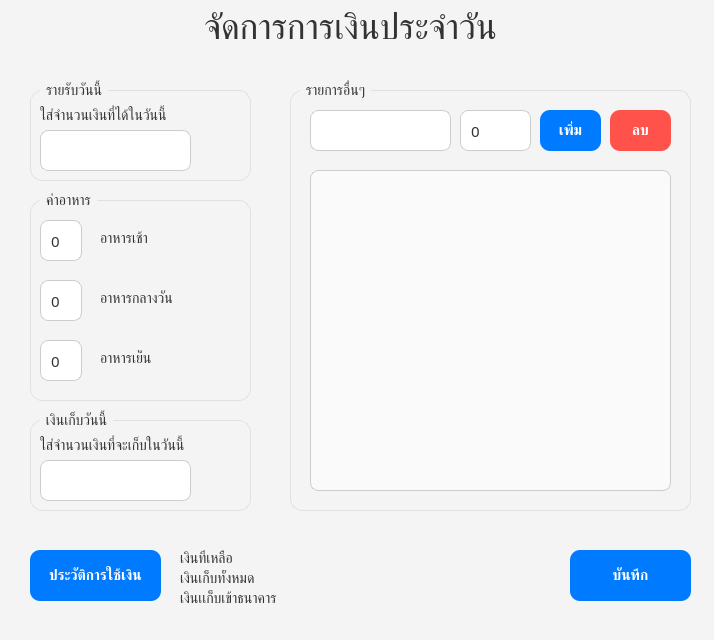
<?xml version="1.0" encoding="UTF-8"?>
<ui version="4.0">
 <class>MainWindow</class>
 <widget class="QMainWindow" name="MainWindow">
  <property name="geometry">
   <rect>
    <x>0</x>
    <y>0</y>
    <width>714</width>
    <height>640</height>
   </rect>
  </property>
  <property name="windowTitle">
   <string>MainWindow</string>
  </property>
  <property name="styleSheet">
   <string notr="true">QWidget {
    background-color: #f4f4f4;
    font-size: 14px;
    color: #333;
}

QPushButton {
    background-color: #007AFF;
    color: white;
    border-radius: 10px;
    padding: 8px 16px;
    font-weight: 500;
	transition: all 0.3s ease;
}

QPushButton:hover {
    background-color: #006FCC;
	box-shadow: 0 0 12px rgba(25, 118, 210, 0.6);
}

QPushButton:pressed {
    background-color: #003E99;
}

QLineEdit, QSpinBox, QDoubleSpinBox {
    border: 1px solid #ccc;
    border-radius: 8px;
    padding: 8px;
    background-color: white;
    font-size: 15px;
}

/* SpinBox: ซ่อนปุ่มลูกศรให้ดูคลีน */
QSpinBox::up-button, QSpinBox::down-button,
QDoubleSpinBox::up-button, QDoubleSpinBox::down-button {
    width: 0px;
    height: 0px;
    border: none;
}

/* GroupBox */
QGroupBox {
    border: 1px solid #e0e0e0;
    border-radius: 12px;
    margin-top: 10px;
    padding: 10px;
}

QGroupBox::title {
    subcontrol-origin: margin;
    left: 10px;
    padding: 0 4px;
    font-weight: bold;
}

/* QListWidget */
QListWidget {
    border: 1px solid #ccc;
    border-radius: 8px;
    padding: 5px;
    background-color: #fafafa;
}

QLabel {
    font-size: 14px;
    color: #333;
}
</string>
  </property>
  <widget class="QWidget" name="centralwidget">
   <widget class="QGroupBox" name="groupBox">
    <property name="geometry">
     <rect>
      <x>290</x>
      <y>80</y>
      <width>401</width>
      <height>431</height>
     </rect>
    </property>
    <property name="font">
     <font>
      <family>Prompt</family>
      <pointsize>-1</pointsize>
     </font>
    </property>
    <property name="locale">
     <locale language="English" country="UnitedStates"/>
    </property>
    <property name="title">
     <string>รายการอื่นๆ</string>
    </property>
    <widget class="QLineEdit" name="otherNameEdit">
     <property name="geometry">
      <rect>
       <x>20</x>
       <y>30</y>
       <width>141</width>
       <height>41</height>
      </rect>
     </property>
     <property name="font">
      <font>
       <family>Prompt</family>
       <pointsize>-1</pointsize>
      </font>
     </property>
     <property name="locale">
      <locale language="English" country="UnitedStates"/>
     </property>
    </widget>
    <widget class="QDoubleSpinBox" name="otherAmountSpin">
     <property name="geometry">
      <rect>
       <x>170</x>
       <y>30</y>
       <width>71</width>
       <height>41</height>
      </rect>
     </property>
     <property name="font">
      <font>
       <family>Prompt</family>
       <pointsize>-1</pointsize>
      </font>
     </property>
     <property name="locale">
      <locale language="English" country="UnitedStates"/>
     </property>
     <property name="decimals">
      <number>0</number>
     </property>
     <property name="minimum">
      <double>-999999.000000000000000</double>
     </property>
     <property name="maximum">
      <double>999999.000000000000000</double>
     </property>
    </widget>
    <widget class="QPushButton" name="addOtherButton">
     <property name="geometry">
      <rect>
       <x>250</x>
       <y>30</y>
       <width>61</width>
       <height>41</height>
      </rect>
     </property>
     <property name="font">
      <font>
       <family>Prompt</family>
       <pointsize>-1</pointsize>
       <fontweight>Medium</fontweight>
      </font>
     </property>
     <property name="locale">
      <locale language="English" country="UnitedStates"/>
     </property>
     <property name="text">
      <string>เพิ่ม</string>
     </property>
    </widget>
    <widget class="QListWidget" name="otherListWidget">
     <property name="geometry">
      <rect>
       <x>20</x>
       <y>90</y>
       <width>361</width>
       <height>321</height>
      </rect>
     </property>
     <property name="font">
      <font>
       <family>Prompt</family>
       <pointsize>-1</pointsize>
      </font>
     </property>
     <property name="locale">
      <locale language="English" country="UnitedStates"/>
     </property>
    </widget>
    <widget class="QPushButton" name="removeOtherButton">
     <property name="geometry">
      <rect>
       <x>320</x>
       <y>30</y>
       <width>61</width>
       <height>41</height>
      </rect>
     </property>
     <property name="font">
      <font>
       <family>Prompt</family>
       <pointsize>-1</pointsize>
       <fontweight>Medium</fontweight>
      </font>
     </property>
     <property name="styleSheet">
      <string notr="true">#removeOtherButton {
    background-color: #ff524b;
    color: white;
    border-radius: 10px;
    padding: 8px 16px;
    font-weight: 500;
    transition: all 0.2s;
}

#removeOtherButton:hover {
    background-color: #FF3B30;
}</string>
     </property>
     <property name="locale">
      <locale language="English" country="UnitedStates"/>
     </property>
     <property name="text">
      <string>ลบ</string>
     </property>
    </widget>
   </widget>
   <widget class="QLabel" name="remainingLabel">
    <property name="geometry">
     <rect>
      <x>180</x>
      <y>550</y>
      <width>271</width>
      <height>16</height>
     </rect>
    </property>
    <property name="font">
     <font>
      <family>Prompt</family>
      <pointsize>-1</pointsize>
     </font>
    </property>
    <property name="locale">
     <locale language="English" country="UnitedStates"/>
    </property>
    <property name="text">
     <string>เงินที่เหลือ</string>
    </property>
   </widget>
   <widget class="QPushButton" name="saveButton">
    <property name="geometry">
     <rect>
      <x>570</x>
      <y>550</y>
      <width>121</width>
      <height>51</height>
     </rect>
    </property>
    <property name="font">
     <font>
      <family>Prompt</family>
      <pointsize>-1</pointsize>
      <fontweight>Medium</fontweight>
     </font>
    </property>
    <property name="locale">
     <locale language="English" country="UnitedStates"/>
    </property>
    <property name="text">
     <string>บันทึก</string>
    </property>
   </widget>
   <widget class="QLabel" name="totalSaveLabel">
    <property name="geometry">
     <rect>
      <x>180</x>
      <y>570</y>
      <width>261</width>
      <height>16</height>
     </rect>
    </property>
    <property name="font">
     <font>
      <family>Prompt</family>
      <pointsize>-1</pointsize>
     </font>
    </property>
    <property name="locale">
     <locale language="English" country="UnitedStates"/>
    </property>
    <property name="text">
     <string>เงินเก็บทั้งหมด</string>
    </property>
   </widget>
   <widget class="QGroupBox" name="groupBox_2">
    <property name="geometry">
     <rect>
      <x>30</x>
      <y>190</y>
      <width>221</width>
      <height>211</height>
     </rect>
    </property>
    <property name="font">
     <font>
      <family>Prompt</family>
      <pointsize>-1</pointsize>
     </font>
    </property>
    <property name="locale">
     <locale language="English" country="UnitedStates"/>
    </property>
    <property name="title">
     <string>ค่าอาหาร</string>
    </property>
    <widget class="QSpinBox" name="breakfastSpin">
     <property name="geometry">
      <rect>
       <x>10</x>
       <y>30</y>
       <width>42</width>
       <height>41</height>
      </rect>
     </property>
     <property name="font">
      <font>
       <family>Prompt</family>
       <pointsize>-1</pointsize>
      </font>
     </property>
     <property name="locale">
      <locale language="English" country="UnitedStates"/>
     </property>
     <property name="maximum">
      <number>999</number>
     </property>
    </widget>
    <widget class="QLabel" name="label_2">
     <property name="geometry">
      <rect>
       <x>70</x>
       <y>40</y>
       <width>71</width>
       <height>16</height>
      </rect>
     </property>
     <property name="font">
      <font>
       <family>Prompt</family>
       <pointsize>-1</pointsize>
      </font>
     </property>
     <property name="locale">
      <locale language="English" country="UnitedStates"/>
     </property>
     <property name="text">
      <string>อาหารเช้า</string>
     </property>
    </widget>
    <widget class="QSpinBox" name="lunchSpin">
     <property name="geometry">
      <rect>
       <x>10</x>
       <y>90</y>
       <width>42</width>
       <height>41</height>
      </rect>
     </property>
     <property name="font">
      <font>
       <family>Prompt</family>
       <pointsize>-1</pointsize>
      </font>
     </property>
     <property name="locale">
      <locale language="English" country="UnitedStates"/>
     </property>
     <property name="maximum">
      <number>999</number>
     </property>
    </widget>
    <widget class="QLabel" name="label_3">
     <property name="geometry">
      <rect>
       <x>70</x>
       <y>100</y>
       <width>91</width>
       <height>16</height>
      </rect>
     </property>
     <property name="font">
      <font>
       <family>Prompt</family>
       <pointsize>-1</pointsize>
      </font>
     </property>
     <property name="locale">
      <locale language="English" country="UnitedStates"/>
     </property>
     <property name="text">
      <string>อาหารกลางวัน</string>
     </property>
    </widget>
    <widget class="QSpinBox" name="dinnerSpin">
     <property name="geometry">
      <rect>
       <x>10</x>
       <y>150</y>
       <width>42</width>
       <height>41</height>
      </rect>
     </property>
     <property name="font">
      <font>
       <family>Prompt</family>
       <pointsize>-1</pointsize>
      </font>
     </property>
     <property name="locale">
      <locale language="English" country="UnitedStates"/>
     </property>
     <property name="maximum">
      <number>999</number>
     </property>
    </widget>
    <widget class="QLabel" name="label_4">
     <property name="geometry">
      <rect>
       <x>70</x>
       <y>160</y>
       <width>91</width>
       <height>16</height>
      </rect>
     </property>
     <property name="font">
      <font>
       <family>Prompt</family>
       <pointsize>-1</pointsize>
      </font>
     </property>
     <property name="locale">
      <locale language="English" country="UnitedStates"/>
     </property>
     <property name="text">
      <string>อาหารเย็น</string>
     </property>
    </widget>
   </widget>
   <widget class="QLabel" name="Head">
    <property name="geometry">
     <rect>
      <x>-10</x>
      <y>10</y>
      <width>721</width>
      <height>41</height>
     </rect>
    </property>
    <property name="font">
     <font>
      <family>Prompt</family>
      <pointsize>-1</pointsize>
      <strikeout>false</strikeout>
      <kerning>true</kerning>
      <fontweight>Medium</fontweight>
     </font>
    </property>
    <property name="locale">
     <locale language="English" country="UnitedStates"/>
    </property>
    <property name="text">
     <string>&lt;html&gt;&lt;head/&gt;&lt;body&gt;&lt;p align=&quot;center&quot;&gt;&lt;span style=&quot; font-size:26pt;&quot;&gt;จัดการการเงินประจำวัน&lt;/span&gt;&lt;/p&gt;&lt;/body&gt;&lt;/html&gt;</string>
    </property>
    <property name="wordWrap">
     <bool>false</bool>
    </property>
   </widget>
   <widget class="QGroupBox" name="groupBox_3">
    <property name="geometry">
     <rect>
      <x>30</x>
      <y>80</y>
      <width>221</width>
      <height>101</height>
     </rect>
    </property>
    <property name="font">
     <font>
      <family>Prompt</family>
      <pointsize>-1</pointsize>
     </font>
    </property>
    <property name="locale">
     <locale language="English" country="UnitedStates"/>
    </property>
    <property name="title">
     <string>รายรับวันนี้</string>
    </property>
    <widget class="QLabel" name="label">
     <property name="geometry">
      <rect>
       <x>10</x>
       <y>25</y>
       <width>151</width>
       <height>21</height>
      </rect>
     </property>
     <property name="font">
      <font>
       <family>Prompt</family>
       <pointsize>-1</pointsize>
      </font>
     </property>
     <property name="locale">
      <locale language="English" country="UnitedStates"/>
     </property>
     <property name="text">
      <string>ใส่จำนวนเงินที่ได้ในวันนี้</string>
     </property>
    </widget>
    <widget class="QLineEdit" name="incomeEdit">
     <property name="geometry">
      <rect>
       <x>10</x>
       <y>50</y>
       <width>151</width>
       <height>41</height>
      </rect>
     </property>
     <property name="font">
      <font>
       <family>Prompt</family>
       <pointsize>-1</pointsize>
      </font>
     </property>
     <property name="locale">
      <locale language="English" country="UnitedStates"/>
     </property>
    </widget>
   </widget>
   <widget class="QPushButton" name="viewHistoryButton">
    <property name="geometry">
     <rect>
      <x>30</x>
      <y>550</y>
      <width>131</width>
      <height>51</height>
     </rect>
    </property>
    <property name="font">
     <font>
      <family>Prompt</family>
      <pointsize>-1</pointsize>
      <fontweight>Medium</fontweight>
     </font>
    </property>
    <property name="locale">
     <locale language="English" country="UnitedStates"/>
    </property>
    <property name="text">
     <string>ประวัติการใช้เงิน</string>
    </property>
   </widget>
   <widget class="QGroupBox" name="groupBox_4">
    <property name="geometry">
     <rect>
      <x>30</x>
      <y>410</y>
      <width>221</width>
      <height>101</height>
     </rect>
    </property>
    <property name="font">
     <font>
      <family>Prompt</family>
      <pointsize>-1</pointsize>
     </font>
    </property>
    <property name="locale">
     <locale language="English" country="UnitedStates"/>
    </property>
    <property name="title">
     <string>เงินเก็บวันนี้</string>
    </property>
    <widget class="QLabel" name="label_6">
     <property name="geometry">
      <rect>
       <x>10</x>
       <y>25</y>
       <width>171</width>
       <height>21</height>
      </rect>
     </property>
     <property name="font">
      <font>
       <family>Prompt</family>
       <pointsize>-1</pointsize>
      </font>
     </property>
     <property name="locale">
      <locale language="English" country="UnitedStates"/>
     </property>
     <property name="text">
      <string>ใส่จำนวนเงินที่จะเก็บในวันนี้</string>
     </property>
    </widget>
    <widget class="QLineEdit" name="saveBankEdit">
     <property name="geometry">
      <rect>
       <x>10</x>
       <y>50</y>
       <width>151</width>
       <height>41</height>
      </rect>
     </property>
     <property name="font">
      <font>
       <family>Prompt</family>
       <pointsize>-1</pointsize>
      </font>
     </property>
     <property name="locale">
      <locale language="English" country="UnitedStates"/>
     </property>
    </widget>
   </widget>
   <widget class="QLabel" name="totalSaveLabel_2">
    <property name="geometry">
     <rect>
      <x>180</x>
      <y>590</y>
      <width>261</width>
      <height>16</height>
     </rect>
    </property>
    <property name="font">
     <font>
      <family>Prompt</family>
      <pointsize>-1</pointsize>
     </font>
    </property>
    <property name="locale">
     <locale language="English" country="UnitedStates"/>
    </property>
    <property name="text">
     <string>เงินเเก็บเข้าธนาคาร</string>
    </property>
   </widget>
  </widget>
  <widget class="QMenuBar" name="menubar">
   <property name="geometry">
    <rect>
     <x>0</x>
     <y>0</y>
     <width>714</width>
     <height>25</height>
    </rect>
   </property>
  </widget>
  <widget class="QStatusBar" name="statusbar"/>
 </widget>
 <resources/>
 <connections/>
</ui>
